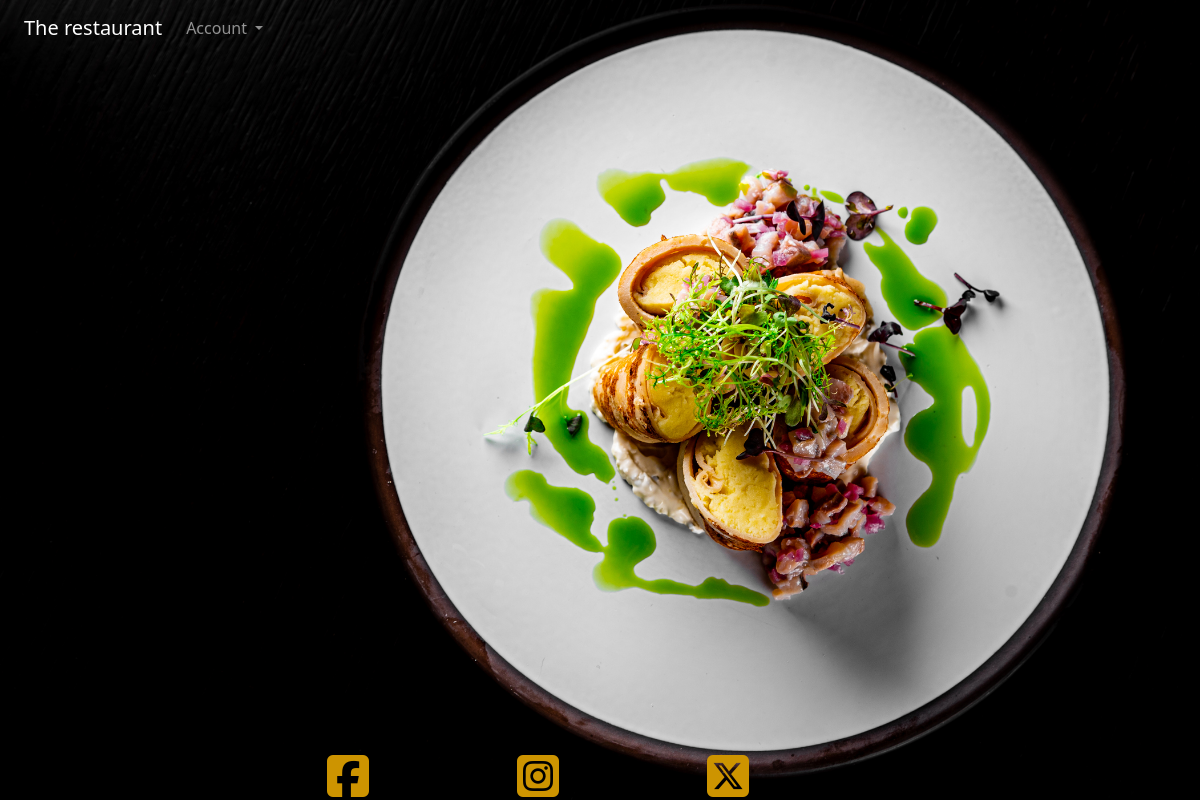
The page /menu/ on the database as committed earlier.
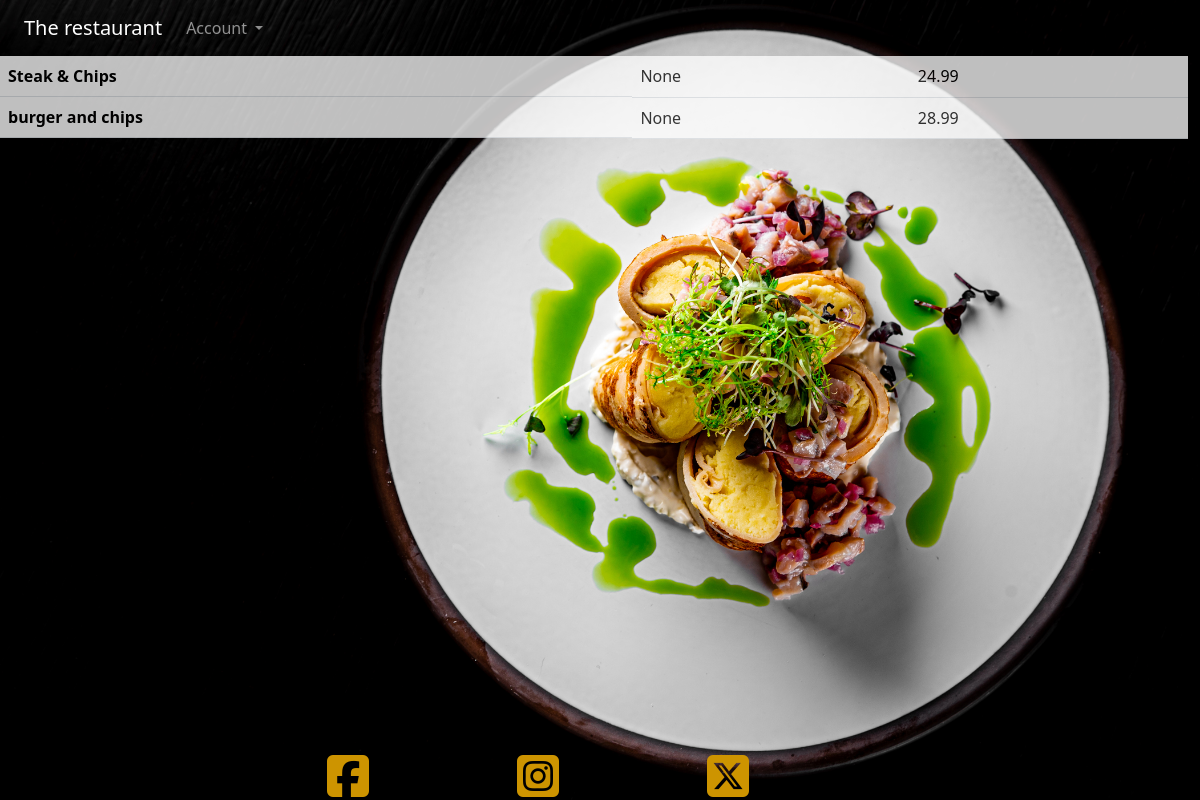
The same page on the database as committed later.
### therestaurant/models.py (models this page shows, shortened)
class Menu(models.Model):
    dish_name = models.CharField(max_length=50, null=False, blank=False)
    description = models.CharField(max_length=80, null=True, blank=True)
    price = MoneyField(max_digits=14, decimal_places=2, default_currency='EUR')

### therestaurant/views.py (the view)
# urls.py: path('menu/', get_menu, name='get_menu'),
def get_menu(request):
    menu_items = Menu.objects.all()
    return render(request, 'menu/menu.html', {'menu_items': menu_items})

### therestaurant/templates/menu/menu.html (shortened to what this page needs)
{% extends "home/home.html" %}
{% block content %}
<table class="table opacity-75">
    <tbody>
        {% for dish in menu_items %}
        <tr>
            <th class="row">{{ dish.dish_name }}</th>
            <td>{{ dish.description }}</td>
            <td>{{ dish.price }}</td>
        </tr>
        {% endfor %}
    </tbody>
</table>
{% endblock %}

Rows that differ between the two databases and show on the page:
added Menu: dish_name "Steak & Chips", description "None", price "24.99"
added Menu: dish_name "burger and chips", description "None", price "28.99"
